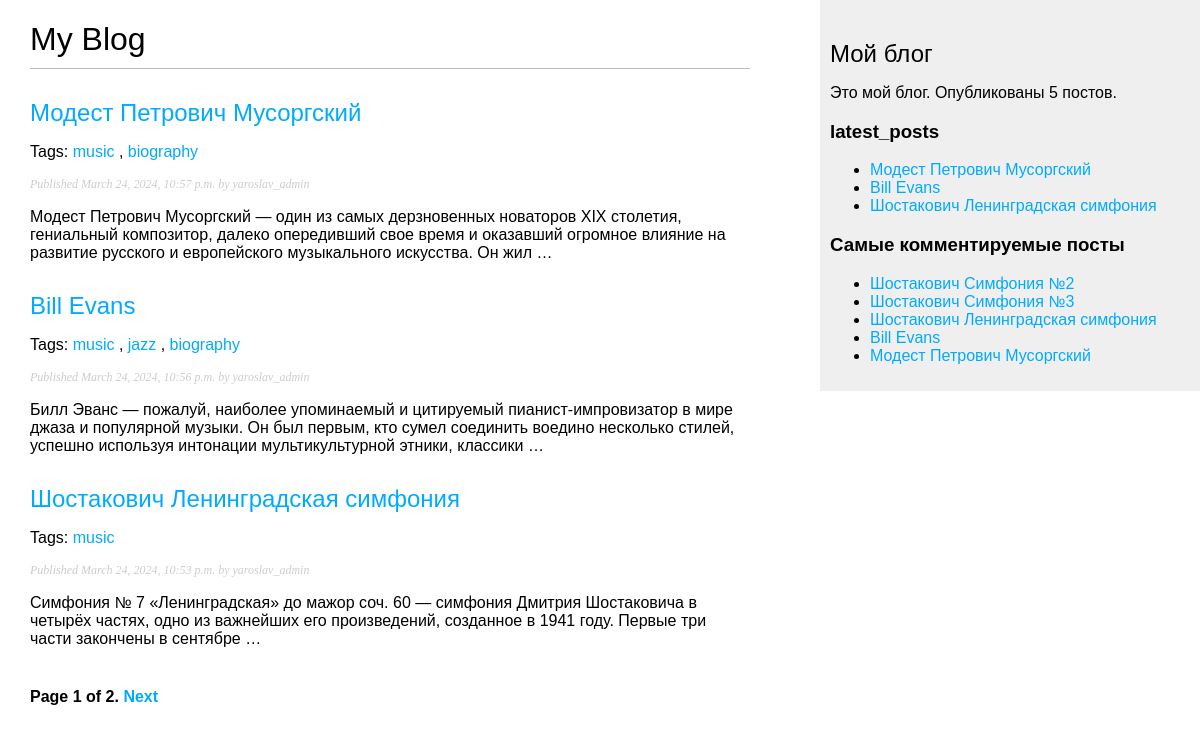
/blog/, run on an earlier commit of the app's database.
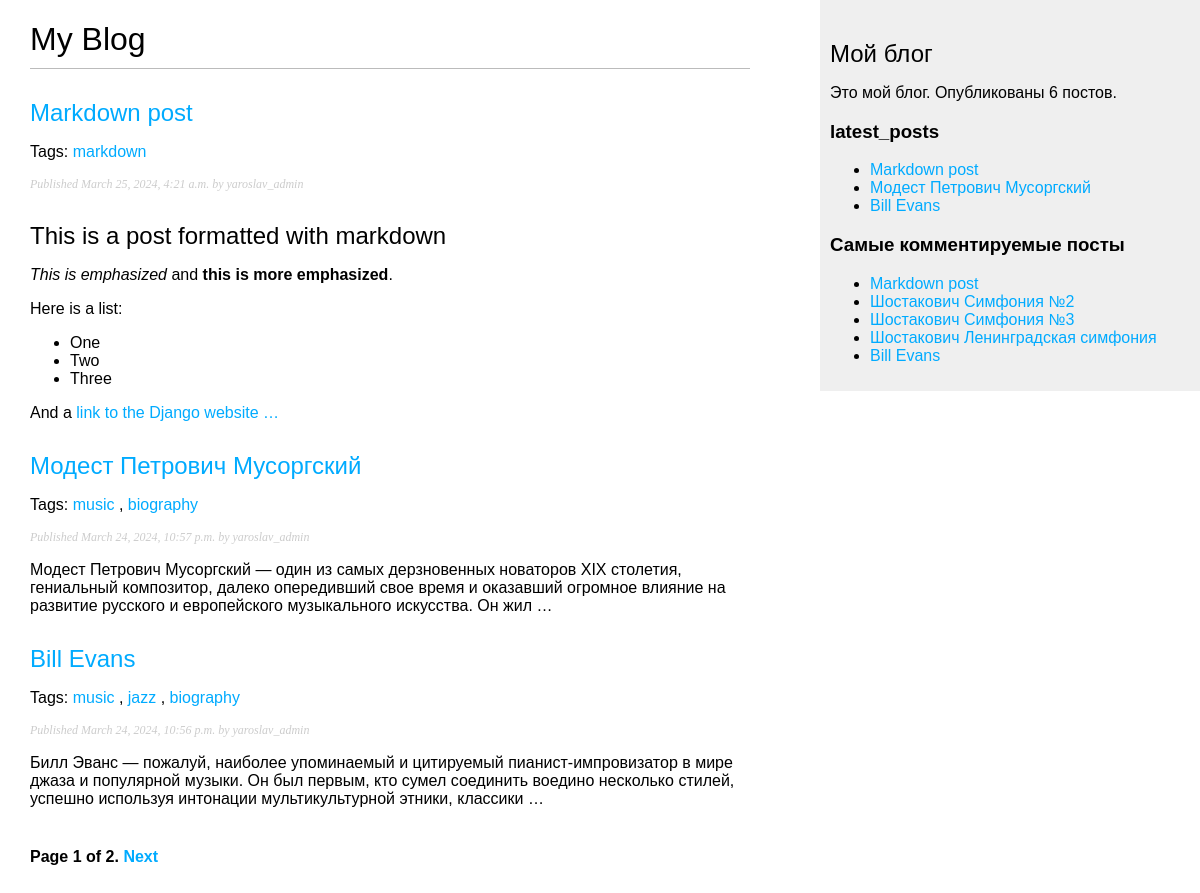
And on a later commit of the database.
### blog/models.py (models this page shows, shortened)
class Post(models.Model):
    tags = TaggableManager()
    class Status(models.TextChoices):
        DRAFT = 'DF', 'Draft'
        PUBLISHED = 'PB', 'Published'
    title = models.CharField(max_length=250)
    slug = models.SlugField(max_length=250, unique_for_date='publish')
    author = models.ForeignKey(User,
                               on_delete=models.CASCADE,
                               related_name='blog_posts')
    body = models.TextField()
    publish = models.DateTimeField(default=timezone.now)
    created = models.DateTimeField(auto_now_add=True)
    updated = models.DateTimeField(auto_now=True)
    status = models.CharField(max_length=2,
                              choices=Status.choices,
                              default=Status.DRAFT)
    objects = models.Manager() # The default manager.
    published = PublishedManager() # Our custom manager.
    class Meta:
        ordering = ['-publish']
        indexes = [
            models.Index(fields=['-publish']),
        ]
    def get_absolute_url(self):
        return reverse('blog:post_detail', args=[self.publish.year, self.publish.month, self.publish.day, self.slug])

### blog/views.py (the view)
# urls.py: path('', views.post_list, name='post_list'),
def post_list(request, tag_slug=None):
    post_list = Post.published.all()
    tag = None
    if tag_slug:
        tag = get_object_or_404(Tag, slug=tag_slug)
        post_list = post_list.filter(tag__in=[tag])
    paginator = Paginator(post_list, 3)
    page_number = request.GET.get('page', 1)
    try:
        posts = paginator.page(page_number)
    except PageNotAnInteger:
        posts = paginator.page(1)
    except EmptyPage:
        posts = paginator.page(paginator.num_pages)
    return render(request,
                 'blog/post/list.html',
                 {'posts': posts, 'tag': tag})

### blog/models.py (called while the page is built)
    def get_queryset(self):
        return super().get_queryset()\
                      .filter(status=Post.Status.PUBLISHED)

### blog/templatetags/blog_tags.py (called while the page is built)
@register.simple_tag
def total_posts():
    return Post.published.count()

@register.inclusion_tag('blog/post/latest_posts.html')
def show_latest_posts(count=5):
    latest_posts = Post.published.order_by('-publish')[:count]
    return {'latest_posts': latest_posts}

@register.simple_tag
def get_most_commented_posts(count=5):
    return Post.published.annotate(total_comments=Count('comments')).order_by('-total_comments')[:count]

@register.filter(name='markdown')
def markdown_format(text):
    return mark_safe(markdown.markdown(text))

### blog/templates/blog/post/list.html (shortened to what this page needs)
{% extends "blog/base.html" %}
{% load blog_tags %}
{% block content %}
  <h1>My Blog</h1>
  {% for post in posts %}
    <h2>
      <a href="{{ post.get_absolute_url }}">
        {{ post.title }}
      </a>
    </h2>
    <p class='tags'>
      Tags:
      {% for tag in post.tags.all %}
        <a href="{% url 'blog:post_list_by_tag' tag.slug %}">
          {{ tag.name }}
        </a>
        {% if not forloop.last %}, {% endif %}
      {% endfor %}
    </p>
    <p class="date">
      Published {{ post.publish }} by {{ post.author }}
    </p>
    {{ post.body|markdown|truncatewords_html:30  }}
  {% endfor %}
  {% include "pagination.html" with page=posts %}
{% endblock %}

### blog/templates/blog/base.html (shortened to what this page needs)
{% load blog_tags %}
{% load static %}
<!DOCTYPE html>
<html>
<head>
  <link href="{% static "css/blog.css" %}" rel="stylesheet">
</head>
<body>
  <div id="content">
    {% block content %}
    {% endblock %}
  </div>
  <div id="sidebar">
    <h2>Мой блог</h2>
    <p>Это мой блог.
      Опубликованы {% total_posts %} постов.
    </p>
    <h3>latest_posts</h3>
    {% show_latest_posts 3 %}
    <h3>Самые комментируемые посты</h3>
    {% get_most_commented_posts as most_commented_posts %}
    <ul>
      {% for post in most_commented_posts %}
      <li>
        <a href="{{ post.get_absolute_url }}">{{ post.title }}</a>
      </li>
      {% endfor %}
    </ul>
  </div>
</body>
</html>

### blog/templates/blog/post/latest_posts.html
<ul>
    {% for post in latest_posts %}
        <li>
            <a href="{{ post.get_absolute_url }}">{{ post.title }}</a>
        </li>
    {% endfor %}
</ul>

What changed in the data, as far as the page shows it:
no longer on one of the page's lists (row unchanged): Post: title "Модест Петрович Мусоргский"
no longer on one of the page's lists (row unchanged): Post: title "Шостакович Ленинградская симфония", publish "March 24, 2024, 10:53 p.m.", author "yaroslav_admin", body "Симфония № 7 «Ленинградская» до мажор соч. 60 — симфония Дмитрия Шостаковича в четырёх частях, одно из важнейших его произведений, созданное в 1941 году. Первые три части закончены в сентябре …"
added Post: title "Markdown post", publish "March 25, 2024, 4:21 a.m.", author "yaroslav_admin", body "This is a post formatted with markdown This is emphasized and this is more emphasized . Here is a list: One Two Three And a link to the Django website …"
added Tag: name "markdown", shown under "Markdown post"
computed for Post "Шостакович Ленинградская симфония": loses Tag (name "music")
Also different on the page:
text no longer shown: "5"
text now shown: "6"
